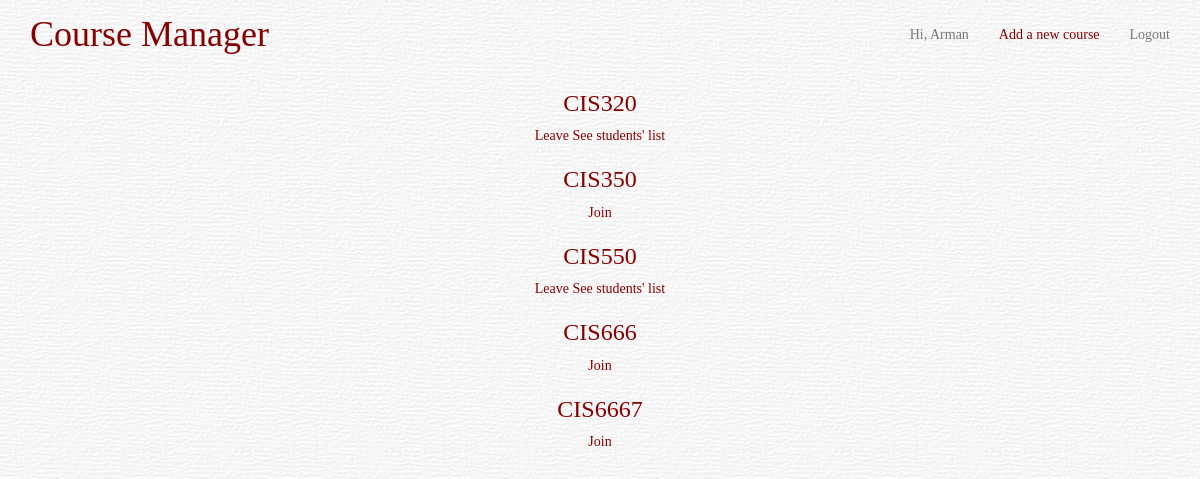
/courses/ (signed in), run on an earlier commit of the app's database.
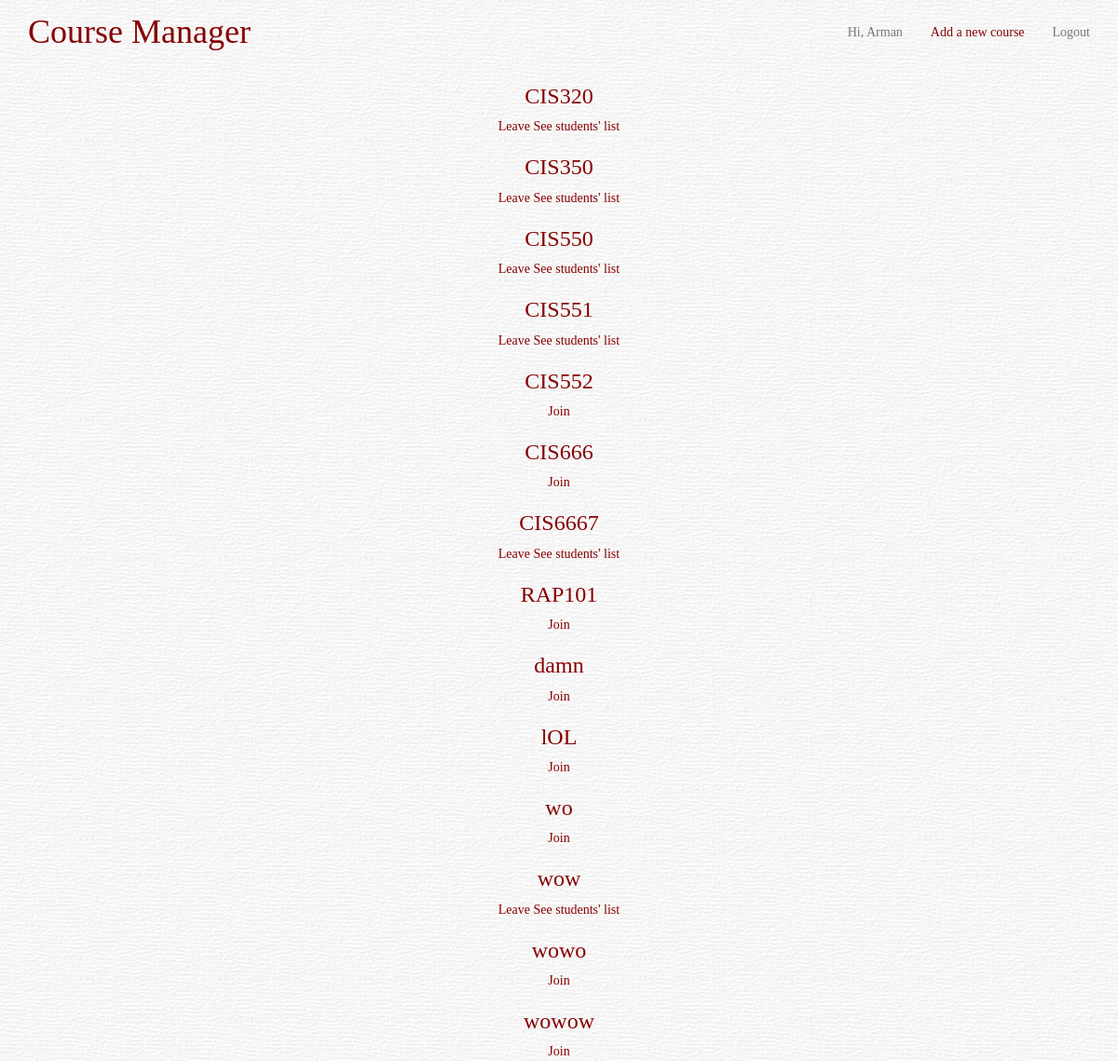
And on a later commit of the database.
### polls/models.py (models this page shows)
class Choice(models.Model):
    new_course = models.CharField(max_length=200, null=True, blank=True)
    courses_taking = models.ManyToManyField(User)
    def __unicode__(self):
        return self.new_course

### polls/views.py (the view)
@login_required(login_url='/login/')
def index(request):
    course_list = Choice.objects.order_by('new_course')
    users = UserProfile.objects.all
    all_courses = request.user.choice_set.all()
    if request.user.first_name + ' ' + request.user.last_name != ' ':
        current_user = request.user.first_name + ' ' + request.user.last_name
    else:
        current_user = request.user.username
    if request.user.first_name != '':
        user_first_name = request.user.first_name
    else:
        user_first_name = request.user.username
    context = {'course_list': course_list, "users": users, "current_user":current_user, "all_courses":all_courses, "user_first_name":user_first_name}
    return render(request, 'polls/index.html', context)

### polls/templates/polls/index.html (shortened to what this page needs)
<head>
	{% load staticfiles %}
    <link rel="stylesheet" type="text/css" href="{% static "css/bootstrap.css" %}">
    <link rel="stylesheet" type="text/css" href="{% static "css/styles.css" %}">
</head>
<body>
    <div class="navbar navbar-default navbar-fixed-top" role="navigation">
      <div class="container">
        <div class="navbar-header">
          <a class="navbar-brand"><h1 id='title'>Course Manager</h1></a>
        </div>
        <div class="navbar-collapse collapse">
          <ul class="nav navbar-nav navbar-right">
            <li><a class="inactive">Hi, {{ user_first_name }}</a></li>
            <li><a class="top_bar" href="/courses/add_course/">Add a new course</a></li>
            <li><a href="/courses/logout/">Logout</a></li>
          </ul>
        </div>
      </div>
    </div>
    <div class="container">
{% if course_list %}
	<center>{% for course in course_list %}
			<h3>{{ course }}</h3>
				{% if course in all_courses %}
					<a class='buttons' id='course_button'>Leave</a>
          <a id='coursemates_link' href='{{ course.id }}'>See students' list</a>
				{% else %}
					<a class='buttons' id='course_button'>Join</a>
          {% endif %}
	{% endfor %}</center>
{% else %}
	<center><p>No courses are added yet.</p></center>
{% endif %}
</div>
{% load staticfiles %}
</body>

### static/css/styles.css (style rules this page uses)
body { background-image: url(../img/background.png) !important; padding-top: 70px; color: #860000; font-family: Georgia, Cambria !important; }
.navbar { background-image: url(../img/background.png); border-width: 0px; min-height: 50px; }
#title { margin-top: 0px; color: #860000; font-family: Georgia, Cambria; font-size: 36px; font-weight:normal; }
.top_bar { color: #860000 !important; }
.inactive { color: #777 !important; }
.navbar-right { margin-top: 10px; }
a, a:hover { color: #860000; }

What changed in the data, as far as the page shows it:
computed for Choice "CIS350": text "Join" → "Leave See students' list"
added Choice: new_course "CIS551"
added Choice: new_course "CIS552"
computed for Choice "CIS6667": text "Join" → "Leave See students' list"
added Choice: new_course "RAP101"
added Choice: new_course "damn"
added Choice: new_course "lOL"
added Choice: new_course "wo"
added Choice: new_course "wow"
added Choice: new_course "wowo"
added Choice: new_course "wowow"
